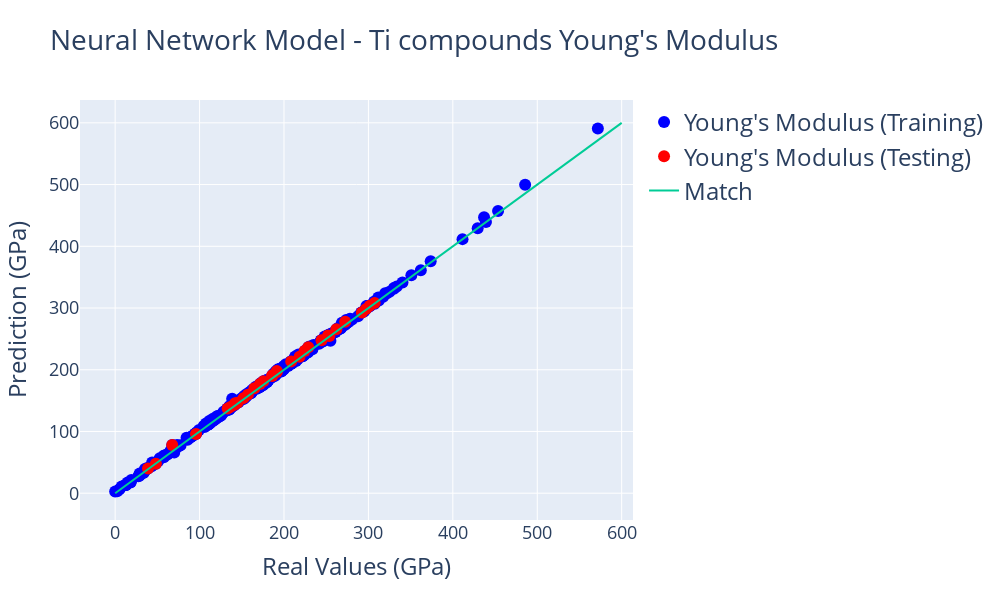

Notebook code cell kept with this figure:
### Markdown cell above
### 4. Plotting

The easiest way to see if the model did a good job estimating the Young's Modulus for the Elements is through a plot comparing Real Values with their Predictions. We will use [Plotly](https://plot.ly/python/) to create a plot like that. We covered how to plot in Plotly in the first tutorial of this tool. For values in this plot, the line (x = y) indicates a perfect match and would be the desirable result for the points. As you analyze the plot, you can hover on the points to see the data we obtained in the cell above.

### Code cell
import plotly
import plotly.graph_objs as go
from plotly.offline import iplot

plotly.offline.init_notebook_mode(connected=True)

layout0= go.Layout(title=go.layout.Title(text="Neural Network Model - Ti compounds Young's Modulus", font=dict(size=28)), hovermode= 'closest', width = 1000, height=600, showlegend=True,  # Hovermode establishes the way the labels that appear when you hover are arranged # Establishing a square plot width=height
    xaxis= dict(title=go.layout.xaxis.Title(text='Real Values (GPa)', font=dict(size=24)), zeroline= False, gridwidth= 1, tickfont=dict(size=18)), # Axis Titles. Removing the X-axis Mark. Adding a Grid
    yaxis= dict(title=go.layout.yaxis.Title(text='Prediction (GPa)', font=dict(size=24)), zeroline= False, gridwidth= 1, tickfont=dict(size=18)), # Axis Titles. Removing the Y-axis Mark. Adding a Grid
    legend=dict(font=dict(size=24))) # Adding a legend

trace0 = go.Scatter(x = all_labels, y = predictions, mode = 'markers', marker= dict(size= 12, color= 'blue'), text= elements, name = 'Young\'s Modulus (Training)')
trace1 = go.Scatter(x = test_labels, y = test_predictions, mode = 'markers', marker= dict(size= 12, color= 'red'), text = labeled_elements, name = 'Young\'s Modulus (Testing)')
trace2 = go.Scatter(x = [0,600], y = [0,600], mode = 'lines', name = "Match") # This trace is the line X = Y which would indicate that the Prediction equals the real value

data = [trace0, trace1, trace2]
fig= go.Figure(data, layout=layout0)
iplot(fig)

### Figure 1 — Plotly figure (JSON) as saved in the notebook; plotly's stock layout.template omitted (floating-point values rounded to 4 significant figures; data arrays with more than 128 entries replaced by an {"elided": "..."} marker saying what was removed)
{"data": [{"marker": {"color": "blue", "size": 12}, "mode": "markers", "name": "Young's Modulus (Training)", "text": {"elided": "331 str values"}, "type": "scatter", "x": {"elided": "331 float values"}, "y": {"elided": "331 float values"}}, {"marker": {"color": "red", "size": 12}, "mode": "markers", "name": "Young's Modulus (Testing)", "text": ["Ti2FeIr", "Ti2MnBe", "PaTiTc2", "Ti2MnCo", "LiTiIr2", "TiAlOs2", "TiGaRu2", "TiMnRh2", "Ti2MnIr", "TiGeRu2", "Ti2TcRu", "TiSiTc2", "TiSnRh2", "Ti2MnNi", "Ti2TcOs", "AcTiO3", "Ti2TcPd", "Ti2ZnRe", "TiTc2Mo", "Ti2GeC", "Ti2CdC", "Na2Ti2As2O", "RbTiAsO5", "LiTiPO5", "Tb2Ti2S2O5", "TiGaFeCo", "Nd2Ti2S2O5", "Sm2Ti2S2O5", "Na2Ti2Sb2O", "TiAlFeCo", "KNaTiO3"], "type": "scatter", "x": [191.5, 142.0, 133.3, 218.4, 208.6, 272.5, 224.4, 191.5, 252.2, 297.0, 244.4, 228.8, 186.2, 175.6, 262, 186.0, 171.5, 164.9, 301.6, 253.8, 136.7, 38.92, 95.76, 145, 157.2, 292.3, 141.5, 152.0, 48.24, 307.3, 67.6], "y": [198.1, 145.8, 137.4, 220.9, 213.6, 277.9, 230.3, 196.5, 255.6, 298.2, 247.6, 236.3, 191.2, 181.3, 265.5, 189.9, 176.8, 170.2, 303.6, 254.6, 139.8, 39.92, 96.07, 146.5, 159.7, 292.8, 143.3, 154.0, 47.73, 308.2, 77.95]}, {"mode": "lines", "name": "Match", "type": "scatter", "x": [0, 600], "y": [0, 600]}], "layout": {"height": 600, "hovermode": "closest", "legend": {"font": {"size": 24}}, "showlegend": true, "title": {"font": {"size": 28}, "text": "Neural Network Model - Ti compounds Young's Modulus"}, "width": 1000, "xaxis": {"gridwidth": 1, "tickfont": {"size": 18}, "title": {"font": {"size": 24}, "text": "Real Values (GPa)"}, "zeroline": false}, "yaxis": {"gridwidth": 1, "tickfont": {"size": 18}, "title": {"font": {"size": 24}, "text": "Prediction (GPa)"}, "zeroline": false}}}
